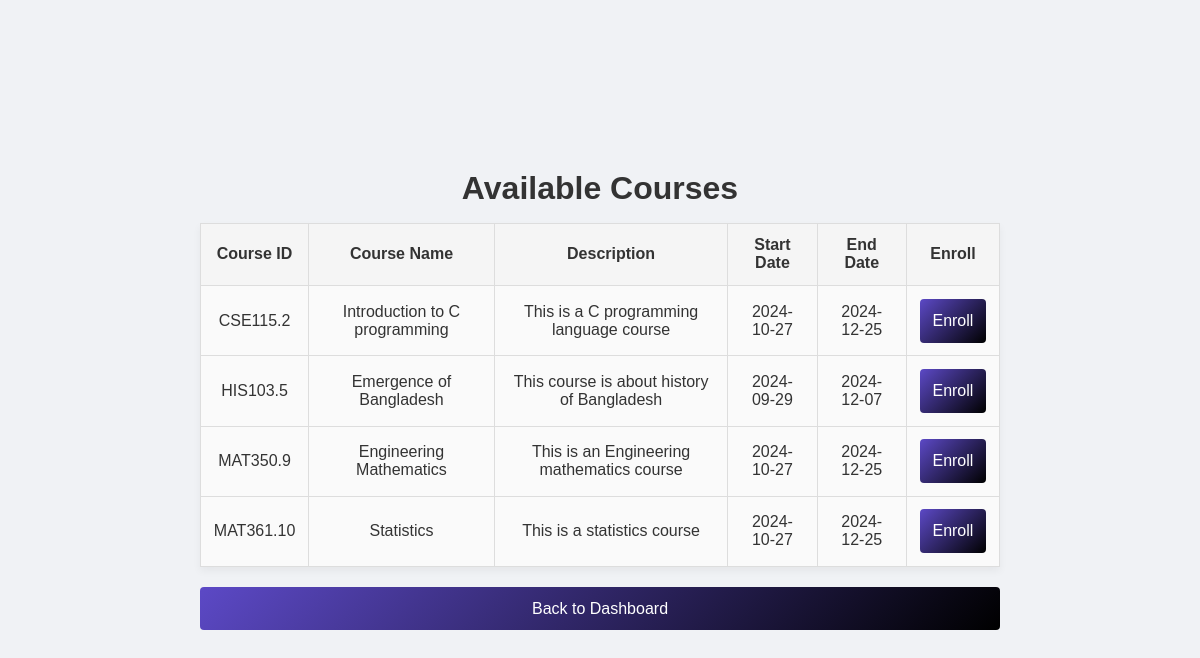
Page /browse_courses.php (signed in) on the earlier database version.
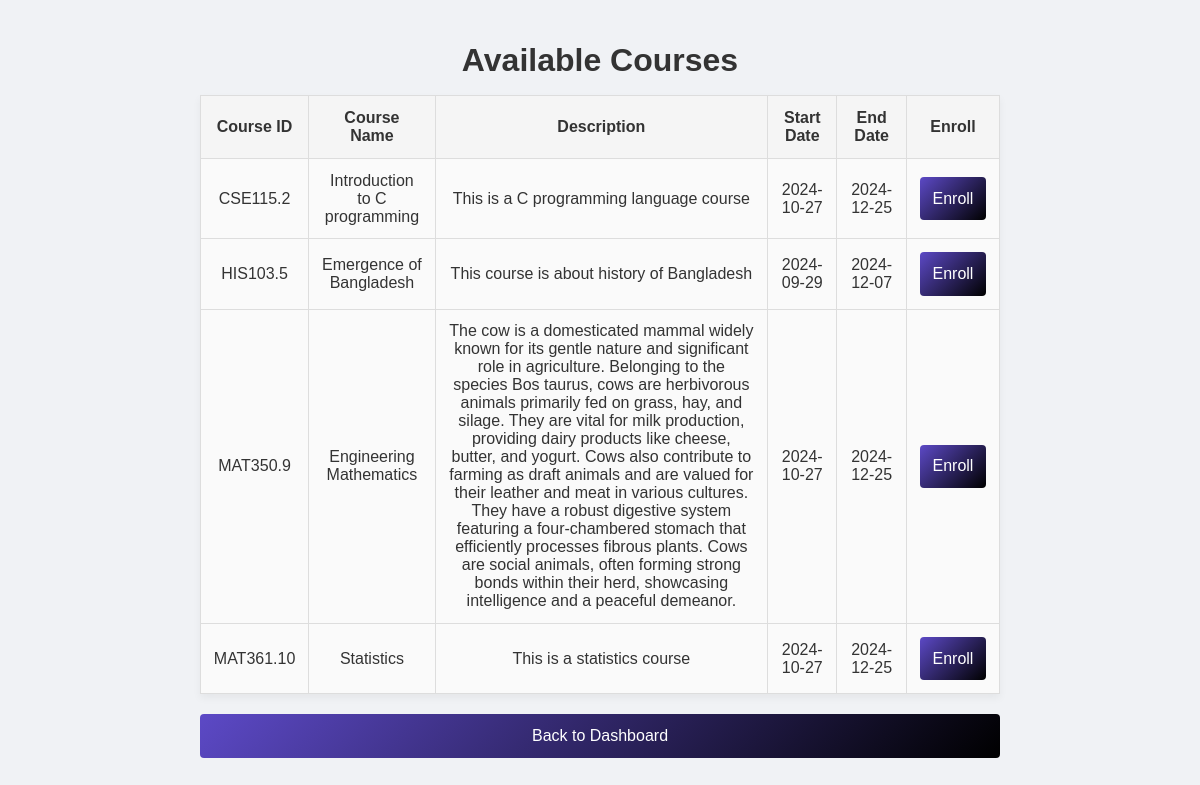
Same page on the later database version.
### tables this page shows
CREATE TABLE `course` (
  `Course_Num` int(20) NOT NULL,
  `Course_ID` varchar(20) NOT NULL,
  `CourseName` varchar(50) DEFAULT NULL,
  `Description` longtext NOT NULL,
  `UserID` varchar(50) NOT NULL,
  `Start_Date` date DEFAULT NULL,
  `End_Date` date NOT NULL
);

### browse_courses.php (the view, shortened to what this page needs)
<?php
$conn = new mysqli("localhost", "root", "", "learning_platform");
$sql = "SELECT Course_ID, CourseName, Description, Start_Date, End_Date FROM Course";
$result = $conn->query($sql);
if ($result->num_rows > 0) {
    $courses = $result->fetch_all(MYSQLI_ASSOC);
} else {
    $courses = [];
}
?>
<!DOCTYPE html>
<html lang="en">
<head>
    <link rel="stylesheet" href="style.css">
</head>
<body>
    <div class="browse-courses-container" style="max-width: 800px; margin: 0 auto; text-align: center;">
        <h1>Available Courses</h1>
        <?php if (count($courses) > 0): ?>
            <table style="width: 100%; border-collapse: collapse;">
                <thead>
                    <tr>
                        <th>Course ID</th>
                        <th>Course Name</th>
                        <th>Description</th>
                        <th>Start Date</th>
                        <th>End Date</th>
                        <th>Enroll</th>
                    </tr>
                </thead>
                <tbody>
                    <?php foreach ($courses as $course): ?>
                        <tr>
                            <td><?php echo htmlspecialchars($course['Course_ID']); ?></td>
                            <td><?php echo htmlspecialchars($course['CourseName']); ?></td>
                            <td><?php echo htmlspecialchars($course['Description']); ?></td>
                            <td><?php echo htmlspecialchars($course['Start_Date']); ?></td>
                            <td><?php echo htmlspecialchars($course['End_Date']); ?></td>
                            <td>
                                <a href="browse_courses.php?enroll=true&course_id=<?php echo $course['Course_ID']; ?>">
                                    <button>Enroll</button>
                                </a>
                            </td>
                        </tr>
                    <?php endforeach; ?>
                </tbody>
            </table>
        <?php else: ?>
            <p>No courses available at the moment.</p>
        <?php endif; ?>
        <a href="student_dashboard.html"><button style="margin-top: 20px;">Back to Dashboard</button></a>
    </div>
</body>
</html>

Differences in the rows shown:
changed course "MAT350.9": Description "This is an Engineering mathematics course" → "The cow is a domesticated mammal widely known for its gentle nature and significant role in agriculture. Belonging to the species Bos taurus, cows are herbivorous animals primarily fed on grass, hay, and silage. They are vital for milk production, providing dairy products like cheese, butter, and yogurt. Cows also contribute to farming as draft animals and are valued for their leather and meat in various cultures. They have a robust digestive system featuring a four-chambered stomach that efficiently processes fibrous plants. Cows are social animals, often forming strong bonds within their herd, showcasing intelligence and a peaceful demeanor."
